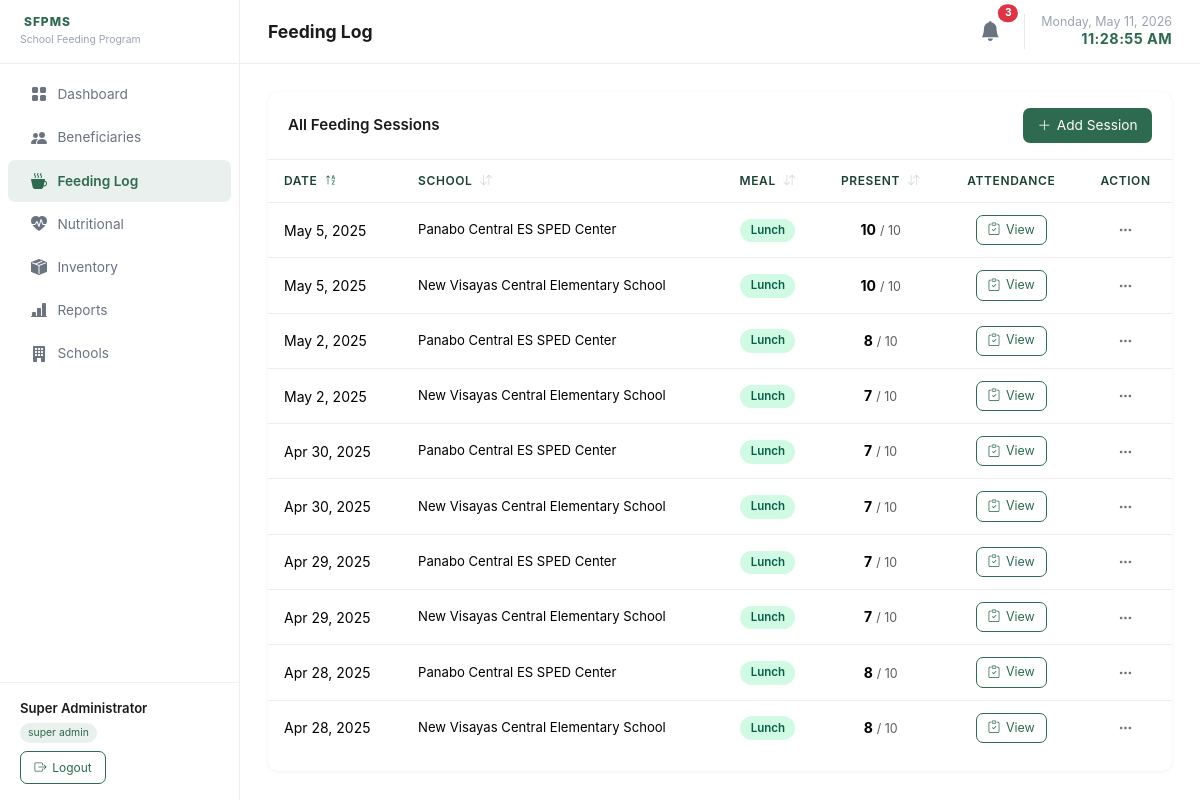
/pages/feeding_log.php (signed in), run on an earlier commit of the app's database.
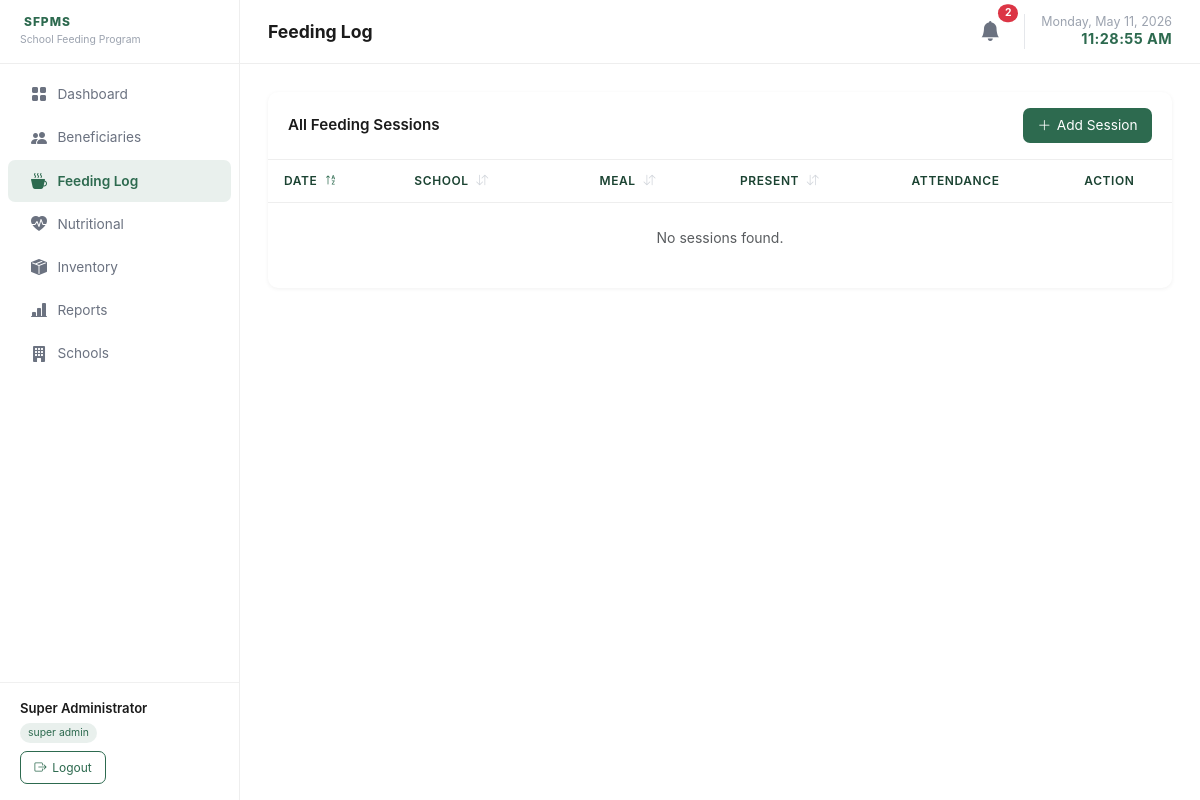
And on a later commit of the database.
### tables this page shows
CREATE TABLE feeding_sessions (
    id          INT UNSIGNED AUTO_INCREMENT PRIMARY KEY,
    school_id   INT UNSIGNED NOT NULL,
    session_date DATE NOT NULL,
    meal_type   ENUM('Breakfast','Lunch','Snack') NOT NULL DEFAULT 'Lunch',
    remarks     TEXT,
    created_by  INT UNSIGNED,
    created_at  TIMESTAMP DEFAULT CURRENT_TIMESTAMP,
    FOREIGN KEY (school_id) REFERENCES schools(id) ON DELETE CASCADE,
    FOREIGN KEY (created_by) REFERENCES users(id) ON DELETE SET NULL
);

CREATE TABLE schools (
    id          INT UNSIGNED AUTO_INCREMENT PRIMARY KEY,
    name        VARCHAR(200) NOT NULL,
    address     VARCHAR(300),
    created_at  TIMESTAMP DEFAULT CURRENT_TIMESTAMP
);

### classes/FeedingLog.php (called while the page is built, shortened)
<?php
class FeedingLog {
    public static function getSessions(
        ?int $schoolId = null,
        int $page = 1,
        int $perPage = 15,
        string $sortBy = 'session_date',
        string $sortDir = 'desc'
    ): array {
        $pdo    = getPDO();
        $where  = $schoolId ? 'WHERE fs.school_id = ?' : '';
        $params = $schoolId ? [$schoolId] : [];
        $offset = ($page - 1) * $perPage;
        $allowedSorts = ['session_date', 'school_name', 'meal_type', 'present_count'];
        $sortBy = in_array($sortBy, $allowedSorts) ? $sortBy : 'session_date';
        $sortDir = strtolower($sortDir) === 'asc' ? 'ASC' : 'DESC';
        $orderBy = $sortBy === 'school_name' ? "s.name {$sortDir}, fs.session_date DESC" : "{$sortBy} {$sortDir}, fs.session_date DESC";
        $sql    = "
            SELECT fs.*, s.name AS school_name,
                   COUNT(fa.id) AS total_enrolled,
                   SUM(fa.present) AS present_count
            FROM feeding_sessions fs
            JOIN schools s ON s.id = fs.school_id
            LEFT JOIN feeding_attendance fa ON fa.session_id = fs.id
            {$where}
            GROUP BY fs.id
            ORDER BY {$orderBy}
            LIMIT " . (int)$perPage . " OFFSET " . (int)$offset . "
        ";
        $stmt = $pdo->prepare($sql);
        $stmt->execute($params);
        return $stmt->fetchAll();
    }
    public static function countSessions(?int $schoolId = null): int {
        $pdo    = getPDO();
        $where  = $schoolId ? 'WHERE school_id = ?' : '';
        $params = $schoolId ? [$schoolId] : [];
        $stmt   = $pdo->prepare("SELECT COUNT(*) FROM feeding_sessions {$where}");
        $stmt->execute($params);
        return (int) $stmt->fetchColumn();
    }
}

### pages/feeding_log.php (the view, shortened to what the rows shown need)
<?php
require_once __DIR__ . '/../classes/FeedingLog.php';
require_once __DIR__ . '/../includes/helpers.php';
$user     = Auth::user();
$isSA     = Auth::isSuperAdmin();
$schoolId = $isSA ? null : (int)$user['school_id'];
$attendanceView = null;
$attendance     = [];
$totalCount = FeedingLog::countSessions($schoolId);
$pag = paginate($totalCount, 15);
$sortBy  = in_array($_GET['sort'] ?? '', ['session_date', 'school_name', 'meal_type', 'present_count']) ? $_GET['sort'] : 'session_date';
$sortDir = ($_GET['dir'] ?? 'desc') === 'asc' ? 'asc' : 'desc';
$sessions  = FeedingLog::getSessions($schoolId, $pag['page'], $pag['perPage'], $sortBy, $sortDir);
require_once __DIR__ . '/../includes/header.php';
?>
<?php if ($attendanceView): ?>
<div style="margin-bottom:1.25rem;">
  <a href="feeding_log.php" class="btn-outline-custom" style="margin-bottom:1rem;display:inline-flex;">
    <i class="bi bi-arrow-left"></i> Back to Sessions
  </a>
  <div class="table-wrapper">
    <div class="table-header">
      <div>
        <div style="font-weight:700;font-size:1rem;">Attendance Checklist</div>
        <div style="font-size:.8rem;color:#6c757d;margin-top:.2rem;">
          <?= htmlspecialchars($attendanceView['school_name']) ?> &mdash;
          <?= date('F j, Y', strtotime($attendanceView['session_date'])) ?> &mdash;
          <?= htmlspecialchars($attendanceView['meal_type']) ?>
        </div>
      </div>
    </div>
    <form method="post" action="feeding_log.php">
      <input type="hidden" name="action" value="save_attendance">
      <input type="hidden" name="session_id" value="<?= $attendanceView['id'] ?>">
      <div style="padding:.75rem 1rem;">
        <div class="row g-2">
          <?php foreach ($attendance as $pupil): ?>
          <input type="hidden" name="target_ids[]" value="<?= $pupil['beneficiary_id'] ?>">
          <div class="col-12 col-sm-6 col-md-4">
            <label class="d-flex align-items-center gap-2 p-2"
                   style="border:1px solid #eee;border-radius:7px;cursor:pointer;
                          background:<?= $pupil['present'] ? '#f0fdf4' : '#fff' ?>;">
              <input type="checkbox" name="present[]"
                     value="<?= $pupil['beneficiary_id'] ?>"
                     <?= $pupil['present'] ? 'checked' : '' ?>
                     class="form-check-input" style="width:1.1rem;height:1.1rem;">
              <div>
                <div style="font-size:.855rem;font-weight:500;"><?= htmlspecialchars($pupil['full_name']) ?></div>
                <div style="font-size:.72rem;color:#6c757d;"><?= htmlspecialchars($pupil['grade_level']) ?> - <?= htmlspecialchars($pupil['lrn']) ?></div>
              </div>
            </label>
          </div>
          <?php endforeach; ?>
        </div>
      </div>
      <div style="padding:.75rem 1rem 1rem;border-top:1px solid #eee;display:flex;gap:.5rem;">
        <button type="submit" id="btn-save-attendance" class="btn-primary-custom">
          <i class="bi bi-check-circle"></i> Save Attendance
        </button>
        <a href="feeding_log.php" class="btn-outline-custom">Cancel</a>
      </div>
    </form>
  </div>
</div>
<?php else: ?>
<div class="table-wrapper">
  <div class="table-responsive">
    <table class="table" id="sessionsTable">
      <thead>
        <tr>
          <th>
            <a href="<?= sortUrl('session_date', $sortBy, $sortDir) ?>" class="text-decoration-none text-inherit">
              Date <?= sortIcon('session_date', $sortBy, $sortDir) ?>
            </a>
          </th>
          <th>
            <a href="<?= sortUrl('school_name', $sortBy, $sortDir) ?>" class="text-decoration-none text-inherit">
              School <?= sortIcon('school_name', $sortBy, $sortDir) ?>
            </a>
          </th>
          <th class="text-center">
            <a href="<?= sortUrl('meal_type', $sortBy, $sortDir) ?>" class="text-decoration-none text-inherit">
              Meal <?= sortIcon('meal_type', $sortBy, $sortDir) ?>
            </a>
          </th>
          <th class="text-center">
            <a href="<?= sortUrl('present_count', $sortBy, $sortDir) ?>" class="text-decoration-none text-inherit">
              Present <?= sortIcon('present_count', $sortBy, $sortDir) ?>
            </a>
          </th>
          <th class="text-center">Attendance</th>
          <th class="text-center">Action</th>
        </tr>
      </thead>
      <tbody>
        <?php if (empty($sessions)): ?>
        <tr><td colspan="6" class="text-center text-muted py-4">No sessions found.</td></tr>
        <?php else: ?>
        <?php foreach ($sessions as $s): ?>
        <tr>
          <td><?= date('M j, Y', strtotime($s['session_date'])) ?></td>
          <td style="font-size:.82rem;"><?= htmlspecialchars($s['school_name']) ?></td>
          <td class="text-center">
            <span class="status-badge badge-active"><?= htmlspecialchars($s['meal_type']) ?></span>
          </td>
          <td class="text-center">
            <strong><?= (int)$s['present_count'] ?></strong>
            <span class="text-muted" style="font-size:.78rem;">/ <?= (int)$s['total_enrolled'] ?></span>
          </td>
          <td class="text-center">
            <a href="feeding_log.php?session_id=<?= $s['id'] ?>" class="btn-outline-custom" style="font-size:.78rem;padding:.3rem .7rem;">
              <i class="bi bi-clipboard-check"></i> View
            </a>
          </td>
          <td class="text-center">
            <div class="dropdown">
              <button class="btn-dots" data-bs-toggle="dropdown" id="ddSes<?= $s['id'] ?>">
                <i class="bi bi-three-dots"></i>
              </button>
            </div>
          </td>
        </tr>
        <?php endforeach; ?>
        <?php endif; ?>
      </tbody>
    </table>
  </div>
</div>
<?php endif; ?>
<?php require_once __DIR__ . '/../includes/footer.php'; ?>

What changed in the data, as far as the page shows it:
removed feeding_sessions: session_date "May 5, 2025", school.name "Panabo Central ES SPED Center", meal_type "Lunch", present_count "10", total_enrolled "10"
removed feeding_sessions: session_date "May 5, 2025", school.name "New Visayas Central Elementary School", meal_type "Lunch", present_count "10", total_enrolled "10"
removed feeding_sessions: session_date "May 2, 2025", school.name "Panabo Central ES SPED Center", meal_type "Lunch", present_count "8", total_enrolled "10"
removed feeding_sessions: session_date "May 2, 2025", school.name "New Visayas Central Elementary School", meal_type "Lunch", present_count "7", total_enrolled "10"
removed feeding_sessions: session_date "Apr 30, 2025", school.name "Panabo Central ES SPED Center", meal_type "Lunch", present_count "7", total_enrolled "10"
removed feeding_sessions: session_date "Apr 30, 2025", school.name "New Visayas Central Elementary School", meal_type "Lunch", present_count "7", total_enrolled "10"
removed feeding_sessions: session_date "Apr 29, 2025", school.name "Panabo Central ES SPED Center", meal_type "Lunch", present_count "7", total_enrolled "10"
removed feeding_sessions: session_date "Apr 29, 2025", school.name "New Visayas Central Elementary School", meal_type "Lunch", present_count "7", total_enrolled "10"
removed feeding_sessions: session_date "Apr 28, 2025", school.name "Panabo Central ES SPED Center", meal_type "Lunch", present_count "8", total_enrolled "10"
removed feeding_sessions: session_date "Apr 28, 2025", school.name "New Visayas Central Elementary School", meal_type "Lunch", present_count "8", total_enrolled "10"
Also different on the page:
$totalNotifs: "3" → "2"
text now shown: "No sessions found."
